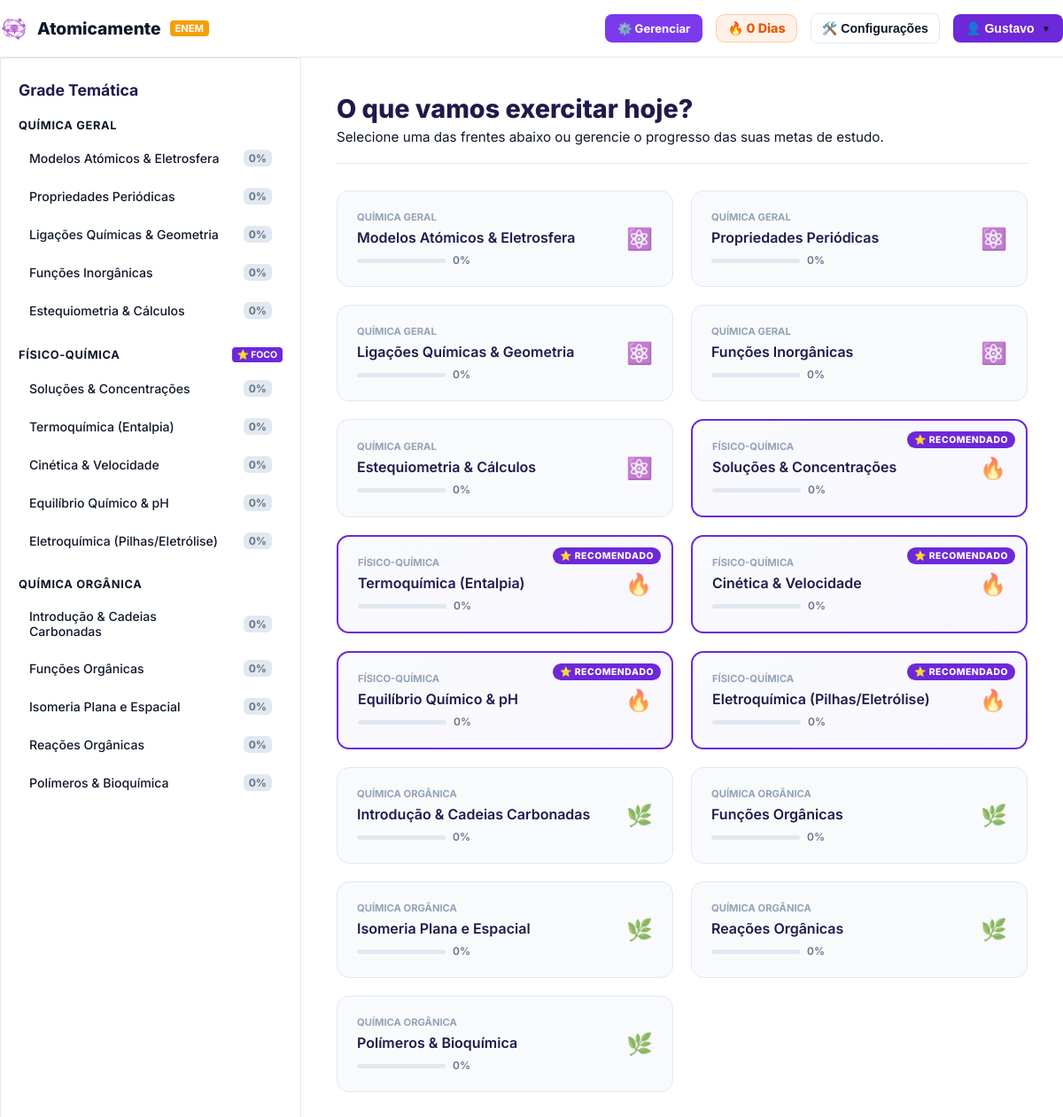
Screenshot of /materias.php (signed in) with the database file from the repository.
### tables this page shows
CREATE TABLE `users` (
  `id` int(11) NOT NULL,
  `role_id` int(11) NOT NULL,
  `nome` varchar(100) NOT NULL,
  `email` varchar(150) NOT NULL,
  `password_hash` varchar(255) NOT NULL,
  `meta_diaria` int(11) DEFAULT '20',
  `frente_foco` varchar(50) DEFAULT '',
  `streak` int(11) DEFAULT '0',
  `ultimo_estudo` date DEFAULT NULL
);

CREATE TABLE `frentes` (
  `id` int(11) NOT NULL,
  `nome` varchar(100) NOT NULL,
  `slug` varchar(100) NOT NULL,
  `icone` varchar(50) DEFAULT NULL
);

CREATE TABLE `topicos` (
  `id` int(11) NOT NULL,
  `frente_id` int(11) NOT NULL,
  `nome` varchar(100) NOT NULL,
  `slug` varchar(100) NOT NULL
);

### config.php (called while the page is built, shortened)
<?php
function verificarSeEhAdmin() {
    return in_array($_SESSION['user_email'], $GLOBALS['ADMIN_EMAILS']);
}
?>

### materias.php (the view, shortened to what this page needs)
<?php
require_once 'config.php';
$user_id = $_SESSION['user_id'];
try {
    $stmtUser = $pdo->prepare("SELECT frente_foco FROM users WHERE id = :uid");
    $stmtUser->execute([':uid' => $user_id]);
    $foco_aluno = $stmtUser->fetchColumn() ?: '';
    $frentes_com_progresso = [];
    $stmtFrentes = $pdo->query("SELECT * FROM frentes ORDER BY id ASC");
    while ($frente = $stmtFrentes->fetch()) {
        $nome_frente = $frente['nome'];
        $eh_foco = false;
        if (
            ($foco_aluno === 'geral' && stripos($nome_frente, 'geral') !== false) ||
            ($foco_aluno === 'fisico' && stripos($nome_frente, 'físico') !== false) ||
            ($foco_aluno === 'fisico' && stripos($nome_frente, 'fisico') !== false) ||
            ($foco_aluno === 'organica' && stripos($nome_frente, 'orgânica') !== false) ||
            ($foco_aluno === 'organica' && stripos($nome_frente, 'organica') !== false) ||
            ($foco_aluno === 'ambiental' && stripos($nome_frente, 'ambiental') !== false)
        ) {
            $eh_foco = true;
        }
        $frente['eh_foco'] = $eh_foco;
        $stmtTopicos = $pdo->prepare("
            SELECT t.*,
                (SELECT COUNT(*) FROM questions q WHERE q.subtopic_id = t.id) as total_questoes,
                (SELECT COUNT(DISTINCT up.question_id)
                 FROM user_progress up
                 JOIN questions q ON up.question_id = q.id
                 WHERE q.subtopic_id = t.id AND up.user_id = :uid) as respondidas
            FROM topicos t
            WHERE t.frente_id = :fid
            ORDER BY t.id ASC
        ");
        $stmtTopicos->execute([':uid' => $user_id, ':fid' => $frente['id']]);
        $topicos_lista = $stmtTopicos->fetchAll();
        $frente['topicos'] = $topicos_lista;
        $frentes_com_progresso[] = $frente;
    }
} catch (PDOException $e) {
    die("Erro na conexão dinâmica: " . $e->getMessage());
}
?>
<!DOCTYPE html>
<html lang="pt-BR">
<head>
  <link rel="stylesheet" href="css/plataforma.css">
</head>
<body class="dash-body">
  <header class="topo-dash">
    <div class="container nav-dash" style="display: flex; justify-content: space-between; align-items: center; width: 100%;">
      <a href="dashboard.php" class="marca-dash">
        <img src="assets/icone-simplificado.png" alt="Logo" style="height: 32px; border-radius: 6px;" />
        Atomicamente
        <?php
          $pagina_atual = basename($_SERVER['PHP_SELF']);
          if ($pagina_atual === 'topico.php') {
              echo '<span class="badge-enem" style="background: var(--roxo-base);">SALA DE AULA</span>';
          } elseif ($pagina_atual === 'admin.php') {
              echo '<span class="badge-enem" style="background: #ef4444;">PAINEL ADMIN</span>';
          } else {
              echo '<span class="badge-enem">ENEM</span>';
          }
        ?>
      </a>
      <div style="display: flex; align-items: center; gap: 15px;">
        <?php if (verificarSeEhAdmin() && $pagina_atual !== 'admin.php'): ?>
          <a href="admin.php" class="btn-acao" style="background: #7c3aed; color: white; padding: 8px 14px; font-size: 0.82rem; border-radius: 8px; text-decoration: none; font-weight: 700;">⚙️ Gerenciar</a>
        <?php endif; ?>
<div style="display: flex; align-items: center; gap: 6px; background: rgba(249, 115, 22, 0.1); border: 1px solid rgba(249, 115, 22, 0.3); padding: 6px 12px; border-radius: 10px; font-weight: 800; color: #ea580c; font-size: 0.9rem;">
  🔥 <?php
        $stmtStreak = $pdo->prepare("SELECT streak FROM users WHERE id = :uid");
        $stmtStreak->execute([':uid' => $_SESSION['user_id']]);
        echo $stmtStreak->fetchColumn() ?: 0;
     ?> Dias
</div>
        <div class="menu-dropdown">
          <button onclick="alternarDropdown('drop-config')" style="background: none; border: 1px solid var(--borda); color: var(--texto-principal); padding: 8px 12px; font-size: 0.88rem; border-radius: 8px; font-weight: 600; cursor: pointer; display: flex; align-items: center; gap: 6px;">
            🛠️ Configurações
          </button>
        </div>
        <div class="menu-dropdown">
          <button onclick="alternarDropdown('drop-perfil')" style="background: var(--roxo-base); color: white; border: none; padding: 8px 14px; font-size: 0.88rem; border-radius: 8px; font-weight: 700; cursor: pointer; display: flex; align-items: center; gap: 8px;">
            👤 <?php echo explode(' ', $_SESSION['user_nome'] ?? 'Estudante')[0]; ?> <span style="font-size: 0.65rem;">▼</span>
          </button>
        </div>
      </div>
    </div>
  </header>
  <div class="hub-layout-grid">
    <nav class="sidebar-grade">
      <h2 style="font-size: 1.1rem; color: var(--roxo-profundo); margin-top:0; font-weight:700;">Grade Temática</h2>
      <?php foreach ($frentes_com_progresso as $frente): ?>
        <div class="titulo-categoria">
          <?php echo htmlspecialchars($frente['nome']); ?>
          <?php if ($frente['eh_foco']): ?>
            <span class="badge-foco-sidebar">⭐ FOCO</span>
          <?php endif; ?>
        </div>
        <?php foreach ($frente['topicos'] as $topico): ?>
          <a href="topico.php?id=<?php echo htmlspecialchars($topico['slug'] ?? $topico['id']); ?>" class="link-subtopico-wrapper">
             <span class="label-titulo"><?php echo htmlspecialchars($topico['nome']); ?></span>
             <span class="badge-progresso"><?php echo $topico['porcentagem']; ?>%</span>
          </a>
        <?php endforeach; ?>
      <?php endforeach; ?>
    </nav>
    <main class="conteudo-hub">
      <div style="border-bottom: 1px solid var(--borda); padding-bottom: 20px;">
        <h1 style="margin: 0; font-size: 1.8rem; color: var(--roxo-profundo); font-weight: 800;">O que vamos exercitar hoje?</h1>
        <p style="margin: 5px 0 0 0; color: var(--cinza-texto); font-size: 0.95rem;">Selecione uma das frentes abaixo ou gerencie o progresso das suas metas de estudo.</p>
      </div>
      <div class="hub-grid">
        <?php foreach ($frentes_com_progresso as $frente): ?>
          <?php foreach ($frente['topicos'] as $topico): ?>
            <a href="topico.php?id=<?php echo htmlspecialchars($topico['slug'] ?? $topico['id']); ?>" class="card-hub-topico <?php echo $frente['eh_foco'] ? 'card-foco' : ''; ?>">
              <?php if ($frente['eh_foco']): ?>
                <div class="tag-foco-card">⭐ Recomendado</div>
              <?php endif; ?>
              <div class="card-hub-info">
                <span class="card-hub-tag"><?php echo htmlspecialchars($frente['nome']); ?></span>
                <span class="card-hub-titulo"><?php echo htmlspecialchars($topico['nome']); ?></span>
                <div style="display: flex; align-items: center; gap: 8px; margin-top: 2px;">
                  <div class="mini-barra-progresso">
                  </div>
                  <span style="font-size: 0.75rem; color: #64748b; font-weight: 600;"><?php echo $topico['porcentagem']; ?>%</span>
                </div>
              </div>
              <div style="font-size: 1.5rem; opacity: 0.7;"><?php echo $frente['icone'] ?? '📚'; ?></div>
            </a>
          <?php endforeach; ?>
        <?php endforeach; ?>
      </div>
    </main>
  </div>
</body>
</html>

### css/plataforma.css (style rules this page uses)
:root { --roxo-base: #6d28d9; --roxo-vivo: #8b5cf6; --sucesso: #10b981; --bg-global: #f8fafc; --bg-card: #ffffff; --bg-topo: #ffffff; --bg-dropdown: #ffffff; --borda: #e2e8f0; --texto-principal: #0f172a; --texto-secundario: #475569; --roxo-profundo: #1e1b4b; --bg-hover-radio: #f5f3ff; --sucesso-fundo: #ecfdf5; }
body.dash-body { font-family: 'Inter', system-ui, -apple-system, sans-serif; background-color: var(--bg-global) !important; color: var(--texto-principal) !important; margin: 0; padding: 0; transition: background-color 0.2s ease, color 0.2s ease; }
.container { width: 90%; max-width: 1200px; margin: 0 auto; }
h1, h2, h3, h4 { color: var(--texto-principal); }
p, span, label { color: var(--texto-principal); }
.topo-dash { background-color: var(--bg-topo) !important; border-bottom: 1px solid var(--borda) !important; padding: 15px 0; position: sticky; top: 0; z-index: 100; transition: background-color 0.2s ease, border-color 0.2s ease; }
.nav-dash { display: flex; justify-content: space-between; align-items: center; }
.marca-dash { display: flex; align-items: center; gap: 10px; font-weight: 800; font-size: 1.2rem; color: var(--texto-principal) !important; text-decoration: none; }
.badge-enem { background: #f59e0b; color: white; font-size: 0.7rem; padding: 2px 6px; border-radius: 4px; font-weight: bold; }
.card-estatistica, .opcao-radio-card, .card-modulo, .card-admin, .sidebar-grade, .auth-box, .conteudo-aula, .bloco-teoria, .area-exercicios { background-color: var(--bg-card) !important; border: 1px solid var(--borda) !important; color: var(--texto-principal) !important; transition: all 0.2s ease; }
.menu-dropdown { position: relative !important; display: inline-block !important; }

### materias.php (style rules this page uses)
.hub-layout-grid { display: grid; grid-template-columns: 340px 1fr; min-height: calc(100vh - 65px); }
.sidebar-grade { background: var(--bg-global, white); border-right: 1px solid var(--borda); padding: 25px 20px; overflow-y: auto; max-height: calc(100vh - 65px); }
.titulo-categoria { display: flex; justify-content: space-between; align-items: center; font-size: 0.8rem; text-transform: uppercase; letter-spacing: 0.05em; color: var(--cinza-texto); margin: 22px 0 10px 0; font-weight: 700; }
.badge-foco-sidebar { background: var(--roxo-base); color: white; font-size: 0.65rem; padding: 2px 6px; border-radius: 4px; letter-spacing: 0; }
.link-subtopico-wrapper { display: flex; justify-content: space-between; align-items: center; padding: 10px 12px; border-radius: 8px; margin-bottom: 4px; text-decoration: none; color: var(--texto-principal, #334155); transition: all 0.2s; }
.label-titulo { font-size: 0.88rem; font-weight: 500; max-width: 220px; }
.badge-progresso { font-size: 0.75rem; font-weight: 700; padding: 2px 6px; border-radius: 6px; background: var(--borda, #f1f5f9); color: var(--cinza-texto, #64748b); transition: all 0.2s; }
.conteudo-hub { padding: 40px; background: var(--bg-card, #f8fafc); overflow-y: auto; max-height: calc(100vh - 65px); }
.hub-grid { display: grid; grid-template-columns: repeat(auto-fill, minmax(280px, 1fr)); gap: 20px; margin-top: 30px; }
.card-hub-topico { position: relative; display: flex; justify-content: space-between; align-items: center; background: var(--bg-global, white); border: 1.5px solid var(--borda, #d8e2ef); border-radius: 14px; padding: 22px; text-decoration: none; transition: all 0.2s ease-in-out; overflow: hidden; }
.card-foco { border: 2px solid var(--roxo-base); background: linear-gradient(to bottom right, var(--bg-global, white), rgba(139, 92, 246, 0.05)); }
.tag-foco-card { position: absolute; top: 12px; right: 12px; background: var(--roxo-base); color: white; font-size: 0.65rem; font-weight: 800; padding: 3px 8px; border-radius: 12px; text-transform: uppercase; letter-spacing: 0.05em; }
.card-hub-info { display: flex; flex-direction: column; gap: 6px; }
.card-hub-tag { font-size: 0.7rem; text-transform: uppercase; font-weight: 700; color: #94a3b8; }
.card-hub-titulo { font-size: 1rem; font-weight: 600; color: var(--roxo-profundo, #4c1d95); }
.mini-barra-progresso { width: 100px; height: 5px; background: var(--borda, #e2e8f0); border-radius: 10px; overflow: hidden; margin-top: 2px; }

### rows the page displays
users: streak "0"
frentes: nome "QUÍMICA GERAL"
topicos: nome "Modelos Atómicos & Eletrosfera", porcentagem "0", frente.nome "QUÍMICA GERAL", frente.icone "⚛️"
topicos: nome "Propriedades Periódicas", porcentagem "0", frente.nome "QUÍMICA GERAL", frente.icone "⚛️"
topicos: nome "Ligações Químicas & Geometria", porcentagem "0", frente.nome "QUÍMICA GERAL", frente.icone "⚛️"
topicos: nome "Funções Inorgânicas", porcentagem "0", frente.nome "QUÍMICA GERAL", frente.icone "⚛️"
topicos: nome "Estequiometria & Cálculos", porcentagem "0", frente.nome "QUÍMICA GERAL", frente.icone "⚛️"
frentes: nome "FÍSICO-QUÍMICA", shows "⭐ FOCO"
topicos: nome "Soluções & Concentrações", porcentagem "0", shows "⭐ RECOMENDADO", frente.nome "FÍSICO-QUÍMICA", frente.icone "🔥"
topicos: nome "Termoquímica (Entalpia)", porcentagem "0", shows "⭐ RECOMENDADO", frente.nome "FÍSICO-QUÍMICA", frente.icone "🔥"
topicos: nome "Cinética & Velocidade", porcentagem "0", shows "⭐ RECOMENDADO", frente.nome "FÍSICO-QUÍMICA", frente.icone "🔥"
topicos: nome "Equilíbrio Químico & pH", porcentagem "0", shows "⭐ RECOMENDADO", frente.nome "FÍSICO-QUÍMICA", frente.icone "🔥"
topicos: nome "Eletroquímica (Pilhas/Eletrólise)", porcentagem "0", shows "⭐ RECOMENDADO", frente.nome "FÍSICO-QUÍMICA", frente.icone "🔥"
frentes: nome "QUÍMICA ORGÂNICA"
topicos: nome "Introdução & Cadeias Carbonadas", porcentagem "0", frente.nome "QUÍMICA ORGÂNICA", frente.icone "🌿"
topicos: nome "Funções Orgânicas", porcentagem "0", frente.nome "QUÍMICA ORGÂNICA", frente.icone "🌿"
topicos: nome "Isomeria Plana e Espacial", porcentagem "0", frente.nome "QUÍMICA ORGÂNICA", frente.icone "🌿"
topicos: nome "Reações Orgânicas", porcentagem "0", frente.nome "QUÍMICA ORGÂNICA", frente.icone "🌿"
topicos: nome "Polímeros & Bioquímica", porcentagem "0", frente.nome "QUÍMICA ORGÂNICA", frente.icone "🌿"

### other values shown
explode(' ', $_SESSION['user_nome'] ?? 'Estudante')[0] "Gustavo"
